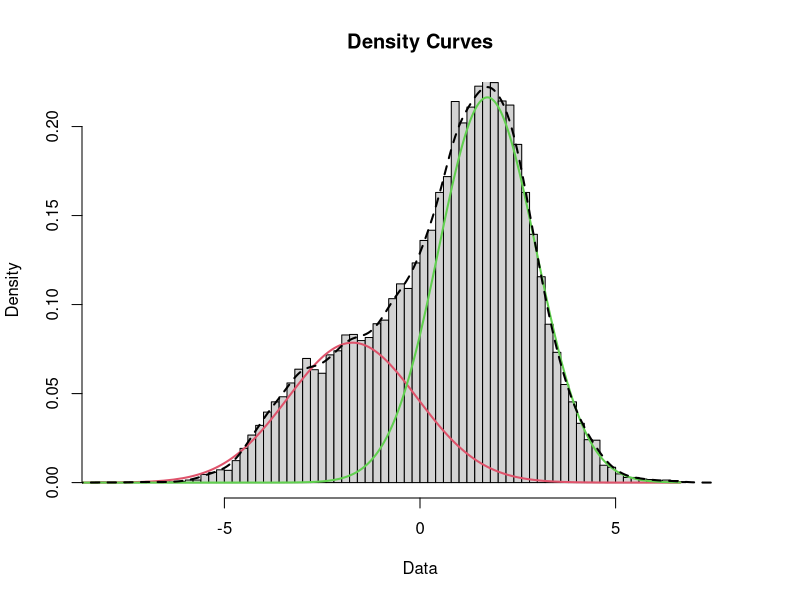
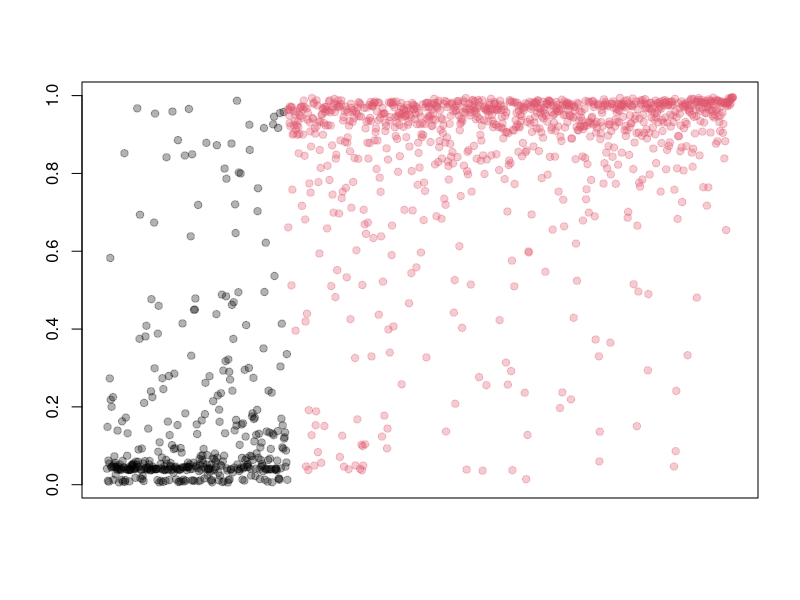
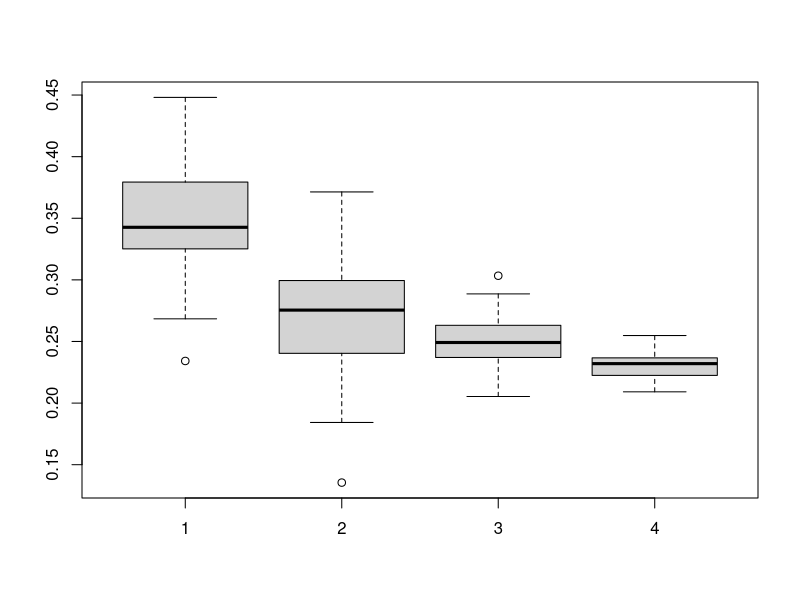

These figures' R source, in order:
# fig2
library(mixtools)
data = read.table("../results/09-12-2015/dat_Y.txt")
mixmdl = normalmixEM(data[,1])
plot(mixmdl,which=2, breaks=100, xlim=c(-8, 8))
lines(density(data[,1]),lty=2, lwd=2)

# group 0
length(which(data[,1] <= (mixmdl$mu - 2*mixmdl$sigma)[1]))
# group 1 
length(which(data[,1] >= (mixmdl$mu + 2*mixmdl$sigma)[2]))

# threshold is -0.7664458 and 1.575

#fit3 leanring rate

#fig3
data = t(read.table("../results/09-23-2015/teY_prob.txt"))
data = data.frame(t(data))
#data = data.frame(data[order(data[,2]),])
data$V1[which(data$V1==1)] = 2
data$V1[which(data$V1==0)] = 1
data$X2 = 1:nrow(data)
color_transparent <- adjustcolor(data$V1, alpha.f = 0.3) 
plot(data$X2, data$V2, col=color_transparent, pch=19, xlab="", xaxt='n', ann=FALSE)


n = 100
a = rnorm(n, mean = 0.35, sd = 0.04)
b = rnorm(n, mean = 0.27, sd = 0.04)
c = rnorm(n, mean = 0.25, sd = 0.02)
d = rnorm(n, mean = 0.23, sd = 0.01)
boxplot(a, b, c, d)
